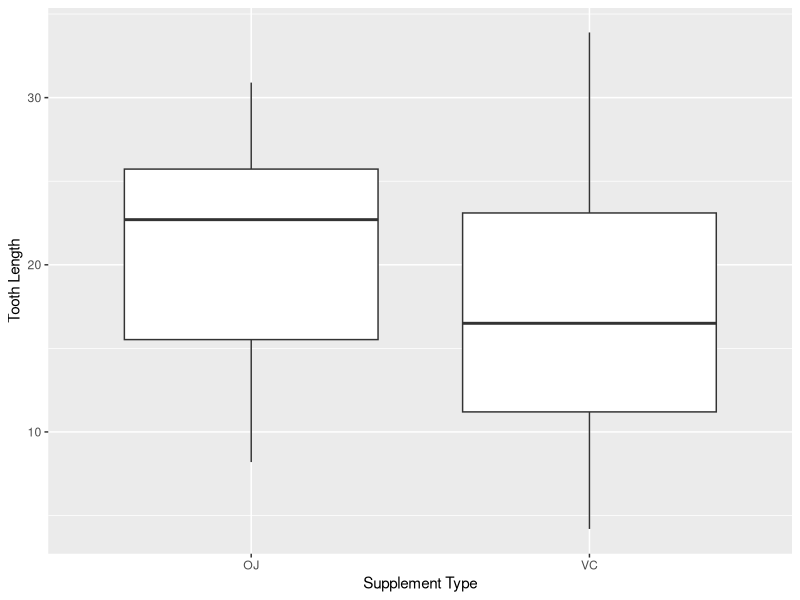
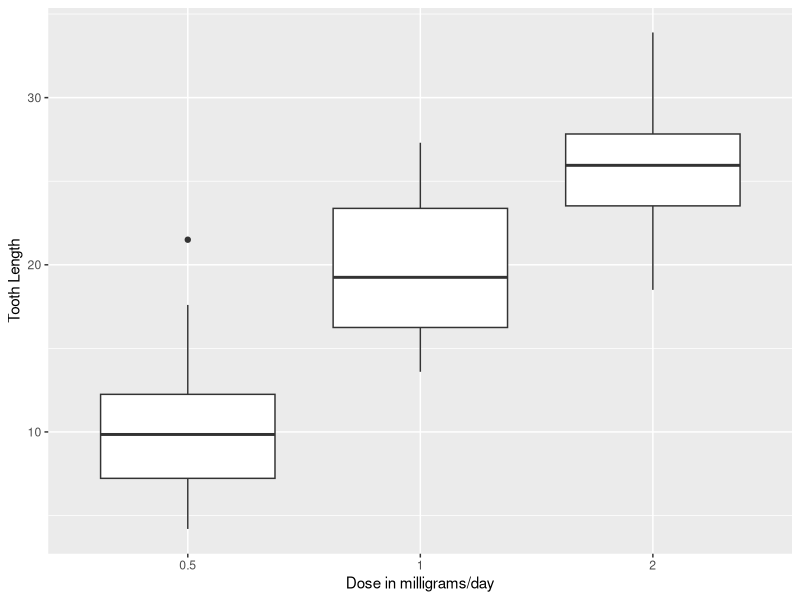
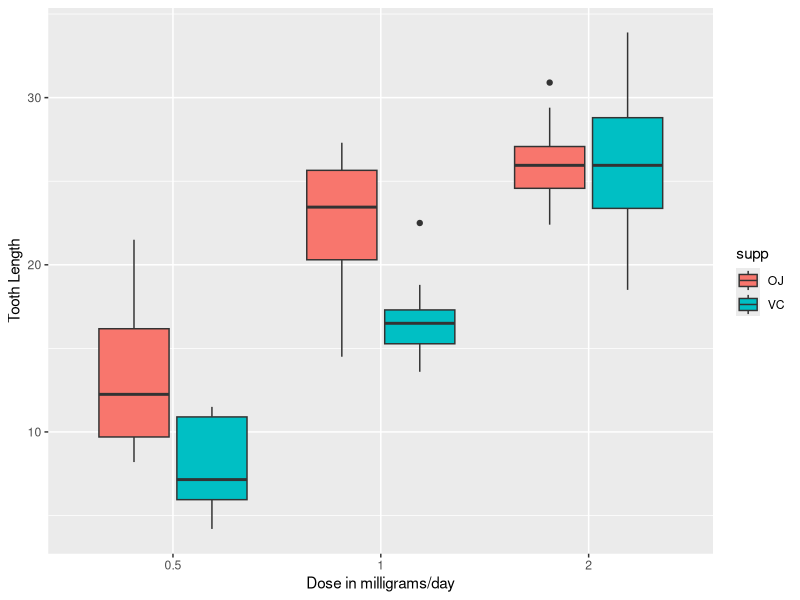

The R source for these figures, in order:
## ---- chunk 1
library("ggplot2")
library("dplyr")
data("ToothGrowth")
## ---- chunk 2
str(ToothGrowth)
## ---- chunk 3
tGrowth <- ggplot(ToothGrowth, aes(supp,len))+geom_boxplot()+
  labs(x="Supplement Type", y="Tooth Length")
tGrowth

dGrowth <- ggplot(ToothGrowth, aes(as.factor(dose),len))+geom_boxplot()+
  labs(x="Dose in milligrams/day", y="Tooth Length")
dGrowth

bGrowth <- ggplot(ToothGrowth, aes(as.factor(dose),len))+geom_boxplot(aes(fill=supp))+
  labs(x="Dose in milligrams/day", y="Tooth Length")
bGrowth
## ---- chunk 4
S1<- filter(ToothGrowth, supp == "VC")
S2<- filter(ToothGrowth, supp == "OJ") # for Later Use
S3<- filter(ToothGrowth, (dose == 2.0 & supp == "OJ")) 
t.test(S1$len, conf.level = .95)
t.test(S3$len, conf.level = .95)
## ---- chunk 5
t <- t.test(len~supp,ToothGrowth)
## ---- chunk 6
t 
## ---- chunk 7
S4<- filter(S2, dose == 1.0 | dose == 2.0)
t <- t.test(len~dose, S4,alternative = "less")
## ---- chunk 8
t 
## ---- chunk 9
S5<- filter(S1, dose == 1.0 | dose == 2.0)
t <- t.test(len~dose, S5,alternative= "less")
## ---- chunk 10
t 
## ---- chunk 11
Both <- filter(ToothGrowth, dose == 1.0)
t <- t.test(len~supp, Both)
## ---- chunk 12
t 
## ---- chunk 13
Both <- filter(ToothGrowth, dose == 2.0)
t <- t.test(len~supp, Both)
## ---- chunk 14
t 
